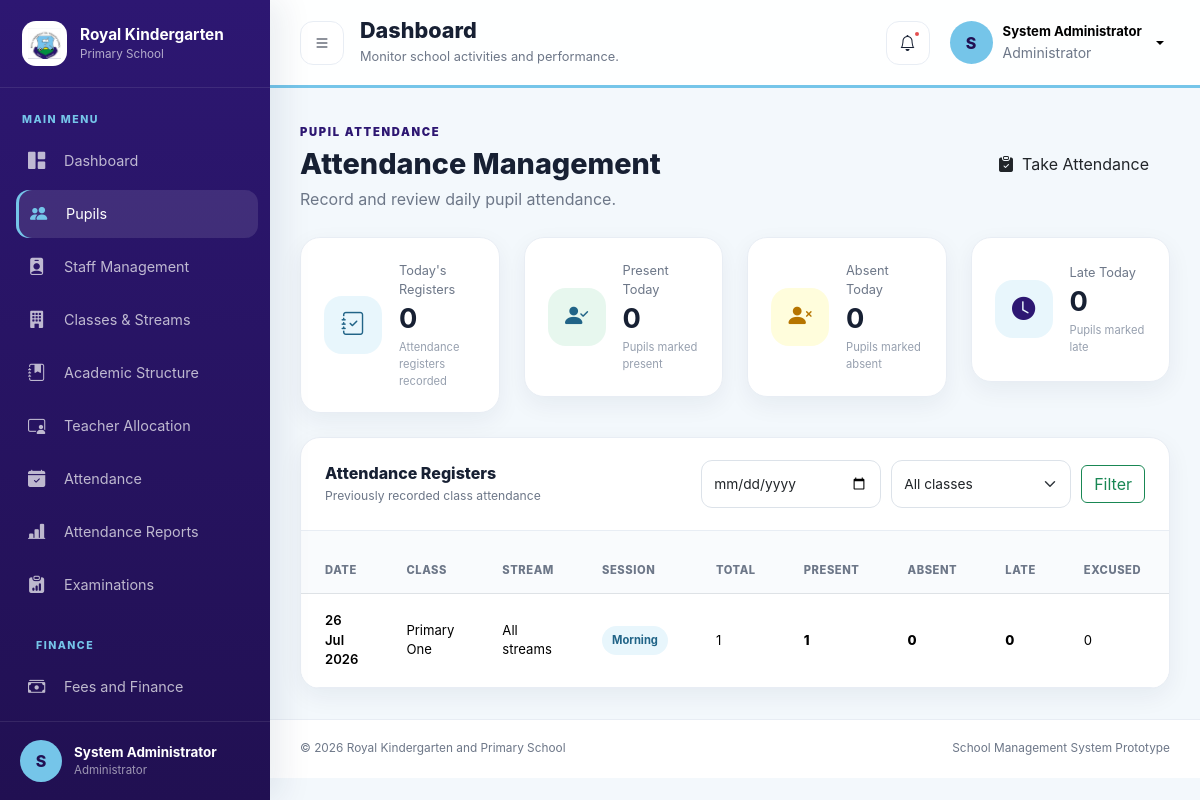
Page /attendance/index.php (signed in) on the committed database.
### tables this page shows
CREATE TABLE `attendance_registers` (
  `id` int(10) UNSIGNED NOT NULL,
  `academic_year_id` int(10) UNSIGNED NOT NULL,
  `term_id` int(10) UNSIGNED NOT NULL,
  `class_id` int(10) UNSIGNED NOT NULL,
  `stream_id` int(10) UNSIGNED DEFAULT NULL,
  `attendance_date` date NOT NULL,
  `session` enum('Morning','Afternoon') NOT NULL DEFAULT 'Morning',
  `recorded_by` int(10) UNSIGNED NOT NULL,
  `notes` varchar(255) DEFAULT NULL,
  `created_at` timestamp NOT NULL DEFAULT current_timestamp(),
  `updated_at` timestamp NOT NULL DEFAULT current_timestamp() ON UPDATE current_timestamp()
);

CREATE TABLE `classes` (
  `id` int(10) UNSIGNED NOT NULL,
  `class_name` varchar(50) NOT NULL,
  `class_code` varchar(20) NOT NULL,
  `class_level` int(11) NOT NULL,
  `status` enum('Active','Inactive') DEFAULT 'Active',
  `created_at` timestamp NOT NULL DEFAULT current_timestamp()
);

### attendance/index.php (the view, shortened to what this page needs)
<?php
require_once __DIR__ . '/../config/database.php';
$searchDate = trim($_GET['attendance_date'] ?? '');
$sql = '
    SELECT
        attendance_registers.id,
        attendance_registers.attendance_date,
        attendance_registers.session,
        attendance_registers.notes,
        attendance_registers.created_at,
        academic_years.year_name,
        terms.term_name,
        classes.class_name,
        streams.stream_name,
        users.full_name AS recorded_by_name,
        COUNT(pupil_attendance.id) AS total_pupils,
        SUM(
            CASE
                WHEN pupil_attendance.attendance_status = "Present"
                THEN 1
                ELSE 0
            END
        ) AS total_present,
        SUM(
            CASE
                WHEN pupil_attendance.attendance_status = "Absent"
                THEN 1
                ELSE 0
            END
        ) AS total_absent,
        SUM(
            CASE
                WHEN pupil_attendance.attendance_status = "Late"
                THEN 1
                ELSE 0
            END
        ) AS total_late,
        SUM(
            CASE
                WHEN pupil_attendance.attendance_status = "Excused"
                THEN 1
                ELSE 0
            END
        ) AS total_excused
    FROM attendance_registers
    INNER JOIN academic_years
        ON academic_years.id =
            attendance_registers.academic_year_id
    INNER JOIN terms
        ON terms.id =
            attendance_registers.term_id
    INNER JOIN classes
        ON classes.id =
            attendance_registers.class_id
    LEFT JOIN streams
        ON streams.id =
            attendance_registers.stream_id
    INNER JOIN users
        ON users.id =
            attendance_registers.recorded_by
    LEFT JOIN pupil_attendance
        ON pupil_attendance.attendance_register_id =
            attendance_registers.id
    WHERE 1 = 1
';
$parameters = [];
$sql .= '
    GROUP BY attendance_registers.id
    ORDER BY
        attendance_registers.attendance_date DESC,
        attendance_registers.session,
        classes.class_level,
        streams.stream_name
';
$statement = $pdo->prepare($sql);
$statement->execute($parameters);
$registers = $statement->fetchAll();
$todayRegistersStatement = $pdo->prepare(
    'SELECT COUNT(*)
     FROM attendance_registers
     WHERE attendance_date = :today'
);
$todayRegistersStatement->execute([
    'today' => date('Y-m-d'),
]);
$todayRegisters = (int) $todayRegistersStatement->fetchColumn();
$todayPresentStatement = $pdo->prepare(
    'SELECT COUNT(*)
     FROM pupil_attendance
     INNER JOIN attendance_registers
        ON attendance_registers.id =
            pupil_attendance.attendance_register_id
     WHERE attendance_registers.attendance_date = :today
       AND pupil_attendance.attendance_status = "Present"'
);
$todayPresentStatement->execute([
    'today' => date('Y-m-d'),
]);
$todayPresent = (int) $todayPresentStatement->fetchColumn();
$todayAbsentStatement = $pdo->prepare(
    'SELECT COUNT(*)
     FROM pupil_attendance
     INNER JOIN attendance_registers
        ON attendance_registers.id =
            pupil_attendance.attendance_register_id
     WHERE attendance_registers.attendance_date = :today
       AND pupil_attendance.attendance_status = "Absent"'
);
$todayAbsentStatement->execute([
    'today' => date('Y-m-d'),
]);
$todayAbsent = (int) $todayAbsentStatement->fetchColumn();
$todayLateStatement = $pdo->prepare(
    'SELECT COUNT(*)
     FROM pupil_attendance
     INNER JOIN attendance_registers
        ON attendance_registers.id =
            pupil_attendance.attendance_register_id
     WHERE attendance_registers.attendance_date = :today
       AND pupil_attendance.attendance_status = "Late"'
);
$todayLateStatement->execute([
    'today' => date('Y-m-d'),
]);
$todayLate = (int) $todayLateStatement->fetchColumn();
?>
<!DOCTYPE html>
<html lang="en">
<head>
    <link
        href="https://cdn.jsdelivr.net/npm/bootstrap@5.3.3/dist/css/bootstrap.min.css"
        rel="stylesheet"
    >
    <link
        href="https://cdn.jsdelivr.net/npm/bootstrap-icons@1.11.3/font/bootstrap-icons.min.css"
        rel="stylesheet"
    >
    <link
        href="../assets/css/style.css"
        rel="stylesheet"
    >
</head>
<body class="dashboard-page">
<?php require_once __DIR__ . '/../includes/sidebar.php'; ?>
<div class="app-main" id="appMain">
    <?php require_once __DIR__ . '/../includes/header.php'; ?>
    <main class="app-content">
        <section class="module-heading">
            <div>
                <span class="module-label">
                    PUPIL ATTENDANCE
                </span>
                <h2>Attendance Management</h2>
                <p>
                    Record and review daily pupil attendance.
                </p>
            </div>
            <a
                href="take.php"
                class="btn school-primary-btn module-action-button"
            >
                <i class="bi bi-clipboard-check-fill me-2"></i>
                Take Attendance
            </a>
        </section>
        <section class="row g-4 mb-4">
            <div class="col-sm-6 col-xl-3">
                <article class="stat-card stat-card-blue">
                    <div class="stat-card-icon">
                        <i class="bi bi-journal-check"></i>
                    </div>
                    <div class="stat-card-content">
                        <span>Today's Registers</span>
                        <strong>
                            <?= number_format($todayRegisters) ?>
                        </strong>
                        <small>
                            Attendance registers recorded
                        </small>
                    </div>
                </article>
            </div>
            <div class="col-sm-6 col-xl-3">
                <article class="stat-card stat-card-green">
                    <div class="stat-card-icon">
                        <i class="bi bi-person-check-fill"></i>
                    </div>
                    <div class="stat-card-content">
                        <span>Present Today</span>
                        <strong>
                            <?= number_format($todayPresent) ?>
                        </strong>
                        <small>
                            Pupils marked present
                        </small>
                    </div>
                </article>
            </div>
            <div class="col-sm-6 col-xl-3">
                <article class="stat-card stat-card-gold">
                    <div class="stat-card-icon">
                        <i class="bi bi-person-x-fill"></i>
                    </div>
                    <div class="stat-card-content">
                        <span>Absent Today</span>
                        <strong>
                            <?= number_format($todayAbsent) ?>
                        </strong>
                        <small>
                            Pupils marked absent
                        </small>
                    </div>
                </article>
            </div>
            <div class="col-sm-6 col-xl-3">
                <article class="stat-card stat-card-purple">
                    <div class="stat-card-icon">
                        <i class="bi bi-clock-fill"></i>
                    </div>
                    <div class="stat-card-content">
                        <span>Late Today</span>
                        <strong>
                            <?= number_format($todayLate) ?>
                        </strong>
                        <small>
                            Pupils marked late
                        </small>
                    </div>
                </article>
            </div>
        </section>
        <section class="dashboard-card">
            <div class="dashboard-card-header attendance-list-header">
                <div>
                    <h3>Attendance Registers</h3>
                    <p>
                        Previously recorded class attendance
                    </p>
                </div>
                <form
                    method="GET"
                    action=""
                    class="attendance-filter-form"
                >
                    <input
                        type="date"
                        name="attendance_date"
                        value="<?= htmlspecialchars($searchDate) ?>"
                        class="form-control professional-input"
                    >
                    <select
                        name="class_id"
                        class="form-select professional-input"
                    >
                        <option value="">
                            All classes
                        </option>
                    </select>
                    <button
                        type="submit"
                        class="btn btn-outline-success"
                    >
                        Filter
                    </button>
                </form>
            </div>
            <div class="table-responsive">
                <table class="table dashboard-table align-middle">
                    <thead>
                        <tr>
                            <th>Date</th>
                            <th>Class</th>
                            <th>Stream</th>
                            <th>Session</th>
                            <th>Total</th>
                            <th>Present</th>
                            <th>Absent</th>
                            <th>Late</th>
                            <th>Excused</th>
                            <th>Recorded By</th>
                        </tr>
                    </thead>
                    <tbody>
                    <?php if ($registers === []): ?>
                        <tr>
                            <td colspan="11">
                                <div class="empty-state">
                                    <i class="bi bi-calendar-check"></i>
                                    <strong>
                                        No attendance records found
                                    </strong>
                                    <span>
                                        Take attendance to create
                                        the first register.
                                    </span>
                                </div>
                            </td>
                        </tr>
                    <?php else: ?>
                        <?php foreach ($registers as $register): ?>
                            <tr>
                                <td class="fw-semibold">
                                    <?= htmlspecialchars(
                                        date(
                                            'd M Y',
                                            strtotime(
                                                $register[
                                                    'attendance_date'
                                                ]
                                            )
                                        )
                                    ) ?>
                                </td>
                                <td>
                                    <?= htmlspecialchars(
                                        $register['class_name']
                                    ) ?>
                                </td>
                                <td>
                                    <?= htmlspecialchars(
                                        $register['stream_name']
                                        ?? 'All streams'
                                    ) ?>
                                </td>
                                <td>
                                    <span class="attendance-session-badge">
                                        <?= htmlspecialchars(
                                            $register['session']
                                        ) ?>
                                    </span>
                                </td>
                                <td>
                                    <?= (int) $register['total_pupils'] ?>
                                </td>
                                <td class="attendance-present-text">
                                    <?= (int) $register['total_present'] ?>
                                </td>
                                <td class="attendance-absent-text">
                                    <?= (int) $register['total_absent'] ?>
                                </td>
                                <td class="attendance-late-text">
                                    <?= (int) $register['total_late'] ?>
                                </td>
                                <td>
                                    <?= (int) $register['total_excused'] ?>
                                </td>
                                <td>
                                </td>
                            </tr>
                        <?php endforeach; ?>
                    <?php endif; ?>
                    </tbody>
                </table>
            </div>
        </section>
    </main>
    <?php require_once __DIR__ . '/../includes/footer.php'; ?>
</div>
</body>
</html>

### rows in the picture
attendance_registers: attendance_date "26 Jul 2026", class.class_name "Primary One", stream_name "All streams", session "Morning", total_pupils "1", total_present "1", total_absent "0", total_late "0", total_excused "0"

### other values in the picture
substr($_SESSION['full_name'], 0, 1) "S"
$_SESSION['full_name'] "System Administrator"
$_SESSION['role'] "Administrator"
$todayRegisters "0"
$todayPresent "0"
$todayAbsent "0"
$todayLate "0"
